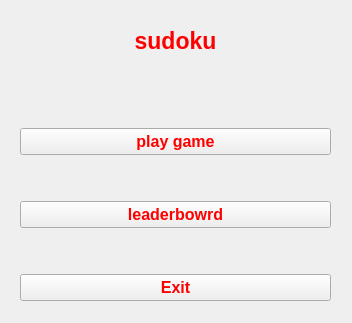
<?xml version="1.0" encoding="UTF-8"?>
<ui version="4.0">
 <class>Beginning</class>
 <widget class="QWidget" name="Beginning">
  <property name="geometry">
   <rect>
    <x>0</x>
    <y>0</y>
    <width>352</width>
    <height>323</height>
   </rect>
  </property>
  <property name="windowTitle">
   <string>sudoku</string>
  </property>
  <property name="styleSheet">
   <string notr="true">


</string>
  </property>
  <widget class="QWidget" name="verticalLayoutWidget">
   <property name="geometry">
    <rect>
     <x>20</x>
     <y>0</y>
     <width>311</width>
     <height>301</height>
    </rect>
   </property>
   <layout class="QVBoxLayout" name="verticalLayout">
    <item>
     <widget class="QLabel" name="textlabel">
      <property name="font">
       <font>
        <pointsize>17</pointsize>
        <weight>75</weight>
        <bold>true</bold>
       </font>
      </property>
      <property name="styleSheet">
       <string notr="true">QLabel {
    font-size: 17pt;
    font-weight: bold;
    color: #ff0000;
}</string>
      </property>
      <property name="text">
       <string>sudoku</string>
      </property>
      <property name="alignment">
       <set>Qt::AlignCenter</set>
      </property>
     </widget>
    </item>
    <item>
     <spacer name="verticalSpacer">
      <property name="orientation">
       <enum>Qt::Vertical</enum>
      </property>
      <property name="sizeType">
       <enum>QSizePolicy::Minimum</enum>
      </property>
      <property name="sizeHint" stdset="0">
       <size>
        <width>20</width>
        <height>40</height>
       </size>
      </property>
     </spacer>
    </item>
    <item>
     <widget class="QPushButton" name="pushButton_2">
      <property name="cursor">
       <cursorShape>PointingHandCursor</cursorShape>
      </property>
      <property name="styleSheet">
       <string notr="true">QPushButton {
    font-size: 12pt;
    font-weight: bold;
    color: #ff0000;
}</string>
      </property>
      <property name="text">
       <string>play game</string>
      </property>
     </widget>
    </item>
    <item>
     <spacer name="verticalSpacer_2">
      <property name="orientation">
       <enum>Qt::Vertical</enum>
      </property>
      <property name="sizeType">
       <enum>QSizePolicy::Minimum</enum>
      </property>
      <property name="sizeHint" stdset="0">
       <size>
        <width>20</width>
        <height>40</height>
       </size>
      </property>
     </spacer>
    </item>
    <item>
     <widget class="QPushButton" name="pushButton">
      <property name="cursor">
       <cursorShape>PointingHandCursor</cursorShape>
      </property>
      <property name="styleSheet">
       <string notr="true">QPushButton {
    font-size: 12pt;
    font-weight: bold;
    color: #ff0000;
}</string>
      </property>
      <property name="text">
       <string>leaderbowrd</string>
      </property>
     </widget>
    </item>
    <item>
     <spacer name="verticalSpacer_3">
      <property name="orientation">
       <enum>Qt::Vertical</enum>
      </property>
      <property name="sizeType">
       <enum>QSizePolicy::Minimum</enum>
      </property>
      <property name="sizeHint" stdset="0">
       <size>
        <width>20</width>
        <height>40</height>
       </size>
      </property>
     </spacer>
    </item>
    <item>
     <widget class="QPushButton" name="pushButton_3">
      <property name="cursor">
       <cursorShape>PointingHandCursor</cursorShape>
      </property>
      <property name="styleSheet">
       <string notr="true">QPushButton {
    font-size: 12pt;
    font-weight: bold;
    color: #ff0000;
}</string>
      </property>
      <property name="text">
       <string>Exit</string>
      </property>
     </widget>
    </item>
   </layout>
  </widget>
 </widget>
 <resources/>
 <connections/>
</ui>
